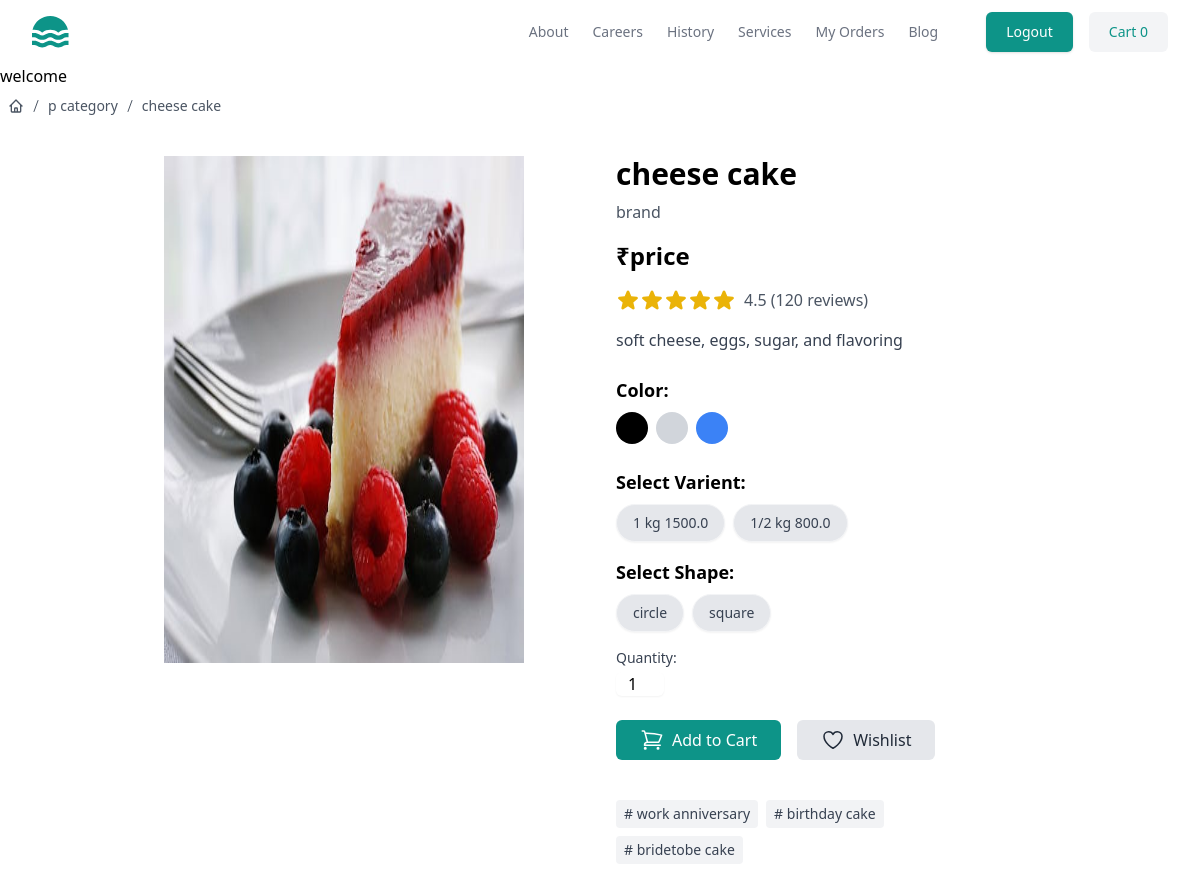
Page /products/13/ (signed in) on the committed database.
### store/models.py (models this page shows, shortened)
class BaseModel(models.Model):
    created_date=models.DateTimeField(auto_now_add=True)
    updated_date=models.DateTimeField(auto_now=True)
    is_active=models.BooleanField(default=True)

class Cake(BaseModel):
    title=models.CharField(max_length=100)
    description=models.TextField()
    picture=models.ImageField(upload_to="cakeimages",null=True,blank=True)
    tag_objects=models.ManyToManyField(Tag)
    shape_objects=models.ManyToManyField(Shape)

class CakeVarient(BaseModel):
    cake_object=models.ForeignKey(Cake,on_delete=models.CASCADE,related_name="varients")
    size_object=models.ForeignKey(Size,on_delete=models.CASCADE)
    price=models.FloatField()

class Size(BaseModel):
    name=models.CharField(max_length=70,unique=True)
    def __str__(self):
        return self.name

class Shape(BaseModel):
    name=models.CharField(max_length=80,unique=True)
    def __str__(self):
        return self.name

class Tag(BaseModel):
    name=models.CharField(max_length=100,unique=True)
    def __str__(self):
        return self.name

### store/views.py (the view)
# urls.py: path('products/<int:pk>/',views.ProductDetailView.as_view(),name='product-detail'),
@method_decorator(signin_required,name='dispatch')
class ProductDetailView(View):
    template_name='product_detail.html'
    def get(self,request,*args,**kwargs):
        id=kwargs.get('pk')
        qs=Cake.objects.get(id=id)
        return render(request,self.template_name,{'cakes':qs})

### store/context_processors.py (called while the page is built)
def greetings_context(request):
    return {'greetings':'welcome'}

def cart_context(request):
    cart_item_count=0
    if request.user.is_authenticated:
        cart_item_count=Cart.objects.filter(owner=request.user,is_order_placed=False).count()
    return {'cart_item_count':cart_item_count}

### store/templates/product_detail.html (shortened to what this page needs)
{% extends 'base.html' %}
{% block main_block %}
 <h1>{{greetings}}</h1>
<div class="p-2">
    <nav aria-label="Breadcrumb">
        <ol class="flex items-center gap-1 text-sm text-gray-600">
          <li>
            <a href="" class="block transition hover:text-gray-700">
            </a>
          </li>
          <li class="rtl:rotate-180">
            <svg
              xmlns="http://www.w3.org/2000/svg"
              fill="none"
              viewBox="0 0 24 24"
              stroke-width="1.5"
              stroke="currentColor"
              class="size-4"
            >
              <path stroke-linecap="round" stroke-linejoin="round" d="m9 20.247 6-16.5" />
            </svg>
          </li>
          <li>
            <a href="#" class="block transition hover:text-gray-700">p category </a>
          </li>
          <li class="rtl:rotate-180">
            <svg
              xmlns="http://www.w3.org/2000/svg"
              fill="none"
              viewBox="0 0 24 24"
              stroke-width="1.5"
              stroke="currentColor"
              class="size-4"
            >
              <path stroke-linecap="round" stroke-linejoin="round" d="m9 20.247 6-16.5" />
            </svg>
          </li>
          <li>
            <a href="#" class="block transition hover:text-gray-700"> {{cakes.title}} </a>
          </li>
        </ol>
    </nav>
</div>
<div class="bg-white">
    <div class="container mx-auto px-4 py-8">
      <div class="flex flex-wrap -mx-4">
        <div class="w-full md:w-1/2 px-4 mb-8">
          {% if cakes.picture %}
          <img src="{{cakes.picture.url}}" id="mainImage" class="w-3/4 h-3/4 mx-auto">
          {% endif %}
        </div>
        <div class="w-full md:w-1/2 px-4">
          <h2 class="text-3xl font-bold mb-2">{{cakes.title}}</h2>
          <p class="text-gray-600 mb-4">brand</p>
          <div class="mb-4">
            <span class="text-2xl font-bold mr-2">₹price</span>
          </div>
          <div class="flex items-center mb-4">
            <span class="ml-2 text-gray-600">4.5 (120 reviews)</span>
          </div>
          <p class="text-gray-700 mb-6">{{cakes.description}}</p>
          <div class="mb-6">
            <h3 class="text-lg font-semibold mb-2">Color:</h3>
            <div class="flex space-x-2">
              <button class="w-8 h-8 bg-black rounded-full focus:outline-none focus:ring-2 focus:ring-offset-2 focus:ring-black"></button>
              <button class="w-8 h-8 bg-gray-300 rounded-full focus:outline-none focus:ring-2 focus:ring-offset-2 focus:ring-gray-300"></button>
              <button class="w-8 h-8 bg-blue-500 rounded-full focus:outline-none focus:ring-2 focus:ring-offset-2 focus:ring-blue-500"></button>
            </div>
          </div>
          <form action="{%url 'add-to-cart'%}" method="post">
            <div class="mb-4">
                <h3 class="text-lg font-semibold mb-2">Select Varient:</h3>
                <div class="flex items-center mt-2">
                    {% for varient in cakes.varients.all %}
                    <label class="bg-gray-200 light:bg-gray-600 text-gray-700 light:text-white py-2 px-4 rounded-full font-bold mr-2 hover:bg-gray-300 light:hover:bg-gray-600 cursor-pointer border border-gray-100 bg-grey-200 p-4 text-sm font-medium shadow-sm hover:border-gray-200 has-[:checked]:border-blue-500 has-[:checked]:ring-1 has-[:checked]:ring-blue-500"><input class="sr-only" type="radio" value="{{varient.id}}" name="varient">{{varient.size_object}} {{varient.price}}</label>
                    {% endfor %}
                </div>
              </div>
            <div class="mb-4">
              <h3 class="text-lg font-semibold mb-2">Select Shape:</h3>
              <div class="flex items-center mt-2">
                  {% for shape in cakes.shape_objects.all %}
                  <label class="bg-gray-200 light:bg-gray-600 text-gray-700 light:text-white py-2 px-4 rounded-full font-bold mr-2 hover:bg-gray-300 light:hover:bg-gray-600 cursor-pointer border border-gray-100 bg-grey-200 p-4 text-sm font-medium shadow-sm hover:border-gray-200 has-[:checked]:border-blue-500 has-[:checked]:ring-1 has-[:checked]:ring-blue-500"><input class="sr-only" type="radio" value="{{shape.id}}" name="shape">{{shape}}</label>
                  {% endfor %}
              </div>
            </div>
            <div class="mb-6">
              <label for="quantity" class="block text-sm font-medium text-gray-700 mb-1">Quantity:</label>
              <input type="number" id="quantity" name="quantity" min="1" value="1"
                            class="w-12 text-center rounded-md border-gray-300  shadow-sm focus:border-indigo-300 focus:ring focus:ring-indigo-200 focus:ring-opacity-50">
            </div>
            <div class="flex space-x-4 mb-6">
              <button
                  type="submit"
                  class="bg-teal-600 flex gap-2 items-center text-white px-6 py-2 rounded-md hover:bg-teal-700 focus:outline-none focus:ring-2 focus:ring-teal-500 focus:ring-offset-2">
                  Add to Cart
              </button>
              <button
                  class="bg-gray-200 flex gap-2 items-center  text-gray-800 px-6 py-2 rounded-md hover:bg-gray-300 focus:outline-none focus:ring-2 focus:ring-gray-500 focus:ring-offset-2">
                  Wishlist
              </button>
            </div>
          </form>
          <div class="flex flex-wrap gap-2 pe-4 max-w-sm mt-10 text-sm">
            {% for tag in cakes.tag_objects.all %}
            <span class="px-2 py-1 rounded bg-gray-200/50 text-gray-700 hover:bg-gray-200 cursor-default"># {{tag}}</span>
            {% endfor %}
          </div>
        </div>
      </div>
    </div>
</div>
{% endblock %}

### rows in the picture
Cake: title "cheese cake", picture (picture), description "soft cheese, eggs, sugar, and flavoring"
CakeVarient: size_object "1 kg", price "1500.0"
CakeVarient: size_object "1/2 kg", price "800.0"
Shape: name "circle"
Shape: name "square"
Tag: name "work anniversary"
Tag: name "birthday cake"
Tag: name "bridetobe cake"

### other values in the picture
{{ cart_item_count }} "0"
{{ greetings }} "welcome"
